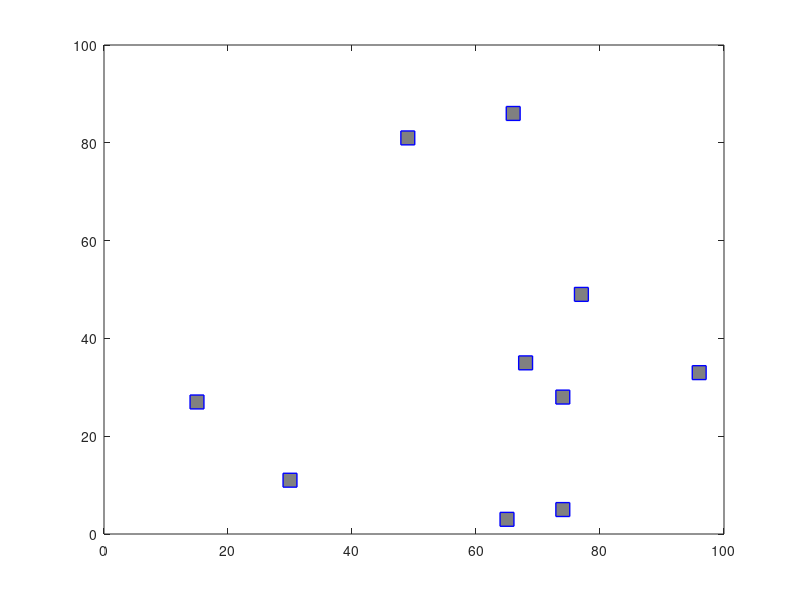

Write the MATLAB code that produced this figure. (Note: this script raises an error after producing the figure.)
clear
clc

n_individuos = 10;
geracoes = 50;
Cidades = [1 2 3 4 5 6 7 8 9 10]; %Declaração das cidades
Coordenadas = randi([0 100],10,2); %Cordenadas das cidades (x,y) ate 100km de distancia
C = zeros(10,11); %Matriz que recebera as sequencias geradas
Nome = {'A' 'B' 'C' 'D' 'E' 'F' 'G' 'H' 'I' 'J'};
plot(Coordenadas(:,1),Coordenadas(:,2),'--ws',...
        'LineWidth',1,...
        'MarkerSize',10,...
        'MarkerEdgeColor','b',...
        'MarkerFaceColor',[0.5,0.5,0.5])

for ger = 1:1:geracoes
    
    for g=1:1:n_individuos
        C(g,1:10)= Cidades(randperm(length(Cidades))); %Geração aleatória de caminhos
    end
    if ger >= 2 %A partir da segunda geração, Elitismo
        for d=1:1:2
            C(Ind_Elit(d)) = Elite(Ind_Elit(d));
        end
    end
    C(:,11) = C(:,1);
    %Seleção por torneio
    subpop_ind = randperm(10, 3); %Escolhendo 3 indivíduos aleatórios para formarem nova população
    for a = 1:1:length(subpop_ind)
        subpop(a,:) = C(subpop_ind(a),:); %Montando subpopulação para função objetivo
        for b = 1:1:n_individuos
            D(b) = sqrt((Coordenadas(subpop(a,b+1),2) - Coordenadas(subpop(a,b),2))^2+(Coordenadas(subpop(a,b+1),1)-Coordenadas(subpop(a,b),1))^2);
        end
        D4(a,:) = D;
        Distancias(a,:) = [sum(D) subpop_ind(a)];
        DistanciasRank = mink(Distancias,10);
    end
    Prob_T1 = rand; %Probabilidade Torneio Pai_1
    Prob_T2 = rand; %Probabilidade Torneio Pai_2
    if Prob_T1 > 0.7
        [linha, coluna] = find(Distancias==DistanciasRank(1,1));
        Pai_1(1,:) = C(Distancias(linha(end),2),:);
    else
        [linha, coluna] = find(Distancias==DistanciasRank(3,1));
        Pai_1(1,:) = C(Distancias(linha(end),2),:);
    end
    if Prob_T2 > 0.7
        if Prob_T1 < 0.7
            [linha2, coluna2] = find(Distancias==DistanciasRank(1,1));
            Pai_2(1,:) = C(Distancias(linha2(end),2),:);
        else
            [linha2, coluna2] = find(Distancias==DistanciasRank(2,1));
            Pai_2(1,:) = C(Distancias(linha2(end),2),:);
        end
    else
        if Prob_T1 < 0.7
            [linha2, coluna2] = find(Distancias==DistanciasRank(3,1));
            Pai_2 = C(Distancias(linha2(end),2),:);
        else
            [linha2, coluna2] = find(Distancias==DistanciasRank(2,1));
            Pai_2 = C(Distancias(linha2(end),2),:);
        end
    end
    %Cruzamento dois pontos
    Ponto_1 = randi([2 4]);
    Ponto_2 = randi([6 10]);
    Filho_1 = [Pai_1(1:Ponto_1) Pai_2(Ponto_1+1:Ponto_2) Pai_1(Ponto_2+1:end)]; %Filho_1
    Filho_2 = [Pai_2(1:Ponto_1) Pai_1(Ponto_1+1:Ponto_2) Pai_2(Ponto_2+1:end)]; %Filho_2
    %_____________Tratamento para o caso de repetição de números após o cruzamento_________
    Posic_Filho1 = 0;
    Posic_Filho1 = histc(Filho_1,1:max(Filho_1));
    if length(Posic_Filho1) < 10
        Posic_Filho1(length(Posic_Filho1)+1:10) = 0;
    end
    Posic_Filho2 = 0;
    Posic_Filho2 = histc(Filho_2,1:max(Filho_2));
    if length(Posic_Filho2) < 10
        Posic_Filho2(length(Posic_Filho2)+1:10) = 0;
    end
    for p = 1:1:length(Posic_Filho1)
        if Posic_Filho1(p) > 1
            rep_f1(p,1) = p;
            rep_f1(p,2) = Posic_Filho1(p)-1;
            if (Posic_Filho1(p) == 2) && (Filho_1(1) == rep_f1(p,1))
                rep_f1(p,1) = 0;
                rep_f1(p,2) = 0;
            elseif (Posic_Filho1(p) > 2) && (Filho_1(1) == rep_f1(p,1))
                rep_f1(p,1) = p;
                rep_f1(p,2) = 1;
            end
        end
        if Posic_Filho2(p) > 1
            rep_f2(p,1) = p;
            rep_f2(p,2) = Posic_Filho2(p)-1;
            if (Posic_Filho2(p) == 2) && (Filho_2(1) == rep_f2(p,1))
                rep_f2(p,1) = 0;
                rep_f2(p,2) = 0;
            elseif (Posic_Filho2(p) > 2) && (Filho_2(1) == rep_f2(p,1))
                rep_f2(p,1) = p;
                rep_f2(p,2) = 1;
            end
        end
    end
    if length(rep_f1) < 10
        rep_f1(length(rep_f1)+1:10,1) = 0;
        rep_f1(length(rep_f1)+1:10,2) = 0;
    end
    if length(rep_f2) < 10
        rep_f2(length(rep_f2)+1:10,1) = 0;
        rep_f2(length(rep_f2)+1:10,2) = 0;
    end
    trocar_f1 = find(rep_f1(:,2)>=1);
    trocar_f2 = find(rep_f2(:,2)>=1);
    if length(trocar_f1) > length(trocar_f2)
        tam = length(trocar_f2);
    else
        tam = length(trocar_f1);
    end
    for p2 = 1:1:tam
        for p3 = 1:1:length(Filho_1)
            if (trocar_f1(p2) == Filho_1(p3)) && (p3~=1)
                Filho_1(p3) = trocar_f2(p2);
                break;
            end
        end
        for p4 =1:1:length(Filho_2)
            if (trocar_f2(p2) == Filho_2(p4)) && (p4~=1)
                Filho_2(p4) = trocar_f1(p2);
                break;
            end
        end
    end
    %________________Mutação______________________
        Prob_mut_1 = randi([1 100])/1000;
        Prob_mut_2 = randi([1 100])/1000;
        if Prob_mut_1 < 0.01 %Mutação Filho 1
            posic_1 = randi([2 10],1,1);
            posic_2 = randi([2 10],1,1);
            var = Filho_1(posic_1);
            Filho_1(posic_1) = Filho_1(posic_2);
            Filho_1(posic_2) = var;
        end
        if Prob_mut_2 < 0.01 %Mutação Filho 2
            posic_1 = randi([2 10],1,1);
            posic_2 = randi([2 10],1,1);
            var = Filho_2(posic_1);
            Filho_2(posic_1) = Filho_2(posic_2);
            Filho_2(posic_2) = var;
        end
    C(Distancias(linha(end),2),:) = Filho_1; %Substituindo Pai_1 por Filho_1 na População
    C(Distancias(linha2(end),2),:) = Filho_2; %Substituindo Pai_2 por Filho_1 na População
    %     %Elitismo = 2 individuos
    for a1 = 1:1:10
        for b1 = 1:1:n_individuos
            D2(b1) = sqrt((Coordenadas(C(a1,b1+1),2) - Coordenadas(C(a1,b1),2))^2+(Coordenadas(C(a1,b1+1),1)-Coordenadas(C(a1,b1),1))^2);
        end
        D3(a1,:) = D2;
        Distancias1(a1,:) = [sum(D2) C(a1)];
        [N_Av,Ind_Av] = min(Distancias1(:,1));
    end
    m_aval(ger,:) = C(Ind_Av,:); %Indica o indivíduo e armazena
    [Elit, Ind_Elit] = mink(Distancias1(:,1),2);
    for cont=1:1:2
        Elite(cont,:) = C(Ind_Elit(cont),:);
    end
end
for a2 = 1:1:10
    for b2 = 1:1:n_individuos
        D5(b2) = sqrt((Coordenadas(C(a2,b2+1),2) - Coordenadas(C(a2,b2),2))^2+(Coordenadas(C(a2,b2+1),1)-Coordenadas(C(a2,b2),1))^2);
    end
    D6(a1,:) = D5;
    Distancias2(a2,:) = [sum(D5) C(a2)];
    [result_ag,posic_ag] = min(Distancias2(:,1));
end
final = m_aval(posic_ag,:)
disp(result_ag);
